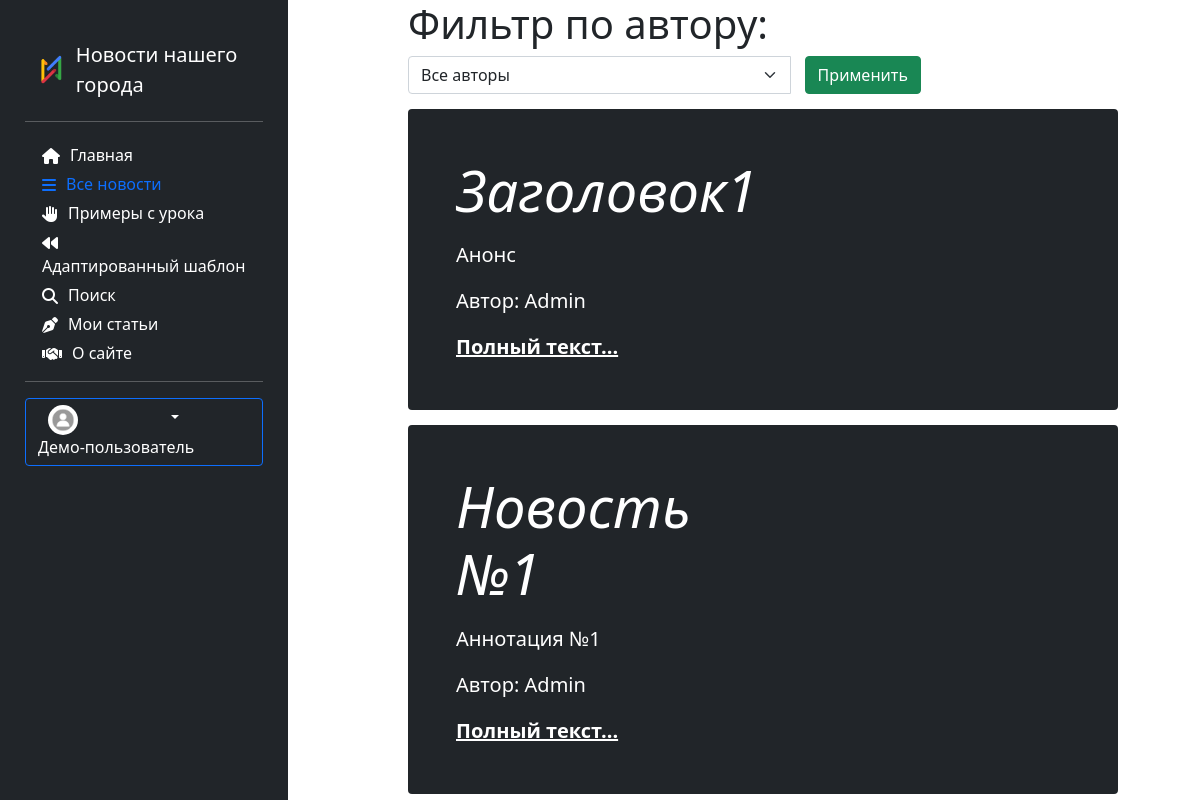
Page /news/show on the earlier database version.
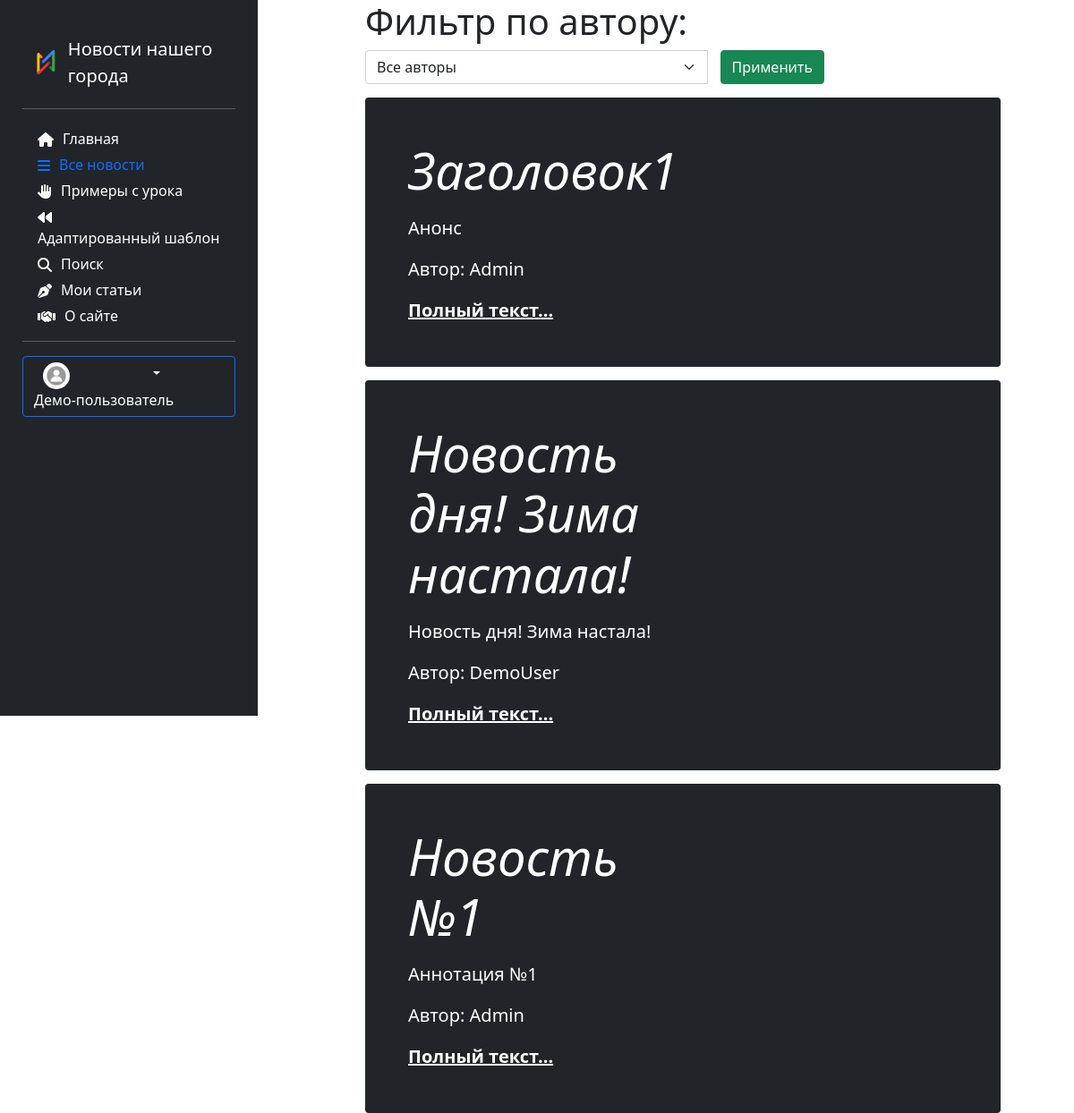
Same page on the later database version.
### news/models.py (models this page shows, shortened)
class Article(models.Model):
    categories = (('E','Economics'),
                  ('S','Science'),
                  ('IT','IT'))
    author = models.ForeignKey(User, on_delete=models.SET_NULL, null=True)
    title = models.CharField('Название',max_length=50,default='')
    anouncement = models.TextField('Аннотация',max_length=250)
    text = models.TextField('Текст новости')
    date = models.DateTimeField('Дата публикации',auto_now=True)
    category = models.CharField(choices=categories, max_length=20,verbose_name='Категории')
    tags = models.ManyToManyField(to=Tag, blank=True)
    objects = models.Manager()
    published = PublishedToday()
    class Meta:
        ordering = ['title','date']
        verbose_name= 'Новость'
        verbose_name_plural='Новости'

### news/views.py (the view)
# urls.py: path('', views.index, name='demo'),
def index(request):
    articles = Article.published.all()
    context={'today_articles': articles}
    author_list = User.objects.all()
    selected = 0
    if request.method=="POST":
        print(request.POST)
        selected = int(request.POST.get('author_filter'))
        if selected == 0:
            articles = Article.objects.all()
        else:
            articles = Article.objects.filter(author=selected)
        print(connection.queries)
    else:
        articles = Article.objects.all()
    context = {'articles': articles, 'author_list':author_list,'selected':selected }
    return render(request,'news/news_list.html',context)

### news/models.py (called while the page is built)
    def get_queryset(self):
        return super(PublishedToday,self).get_queryset().filter(date__gte=datetime.date.today())

### news/templates/news/news_list.html (shortened to what this page needs)
{% extends 'main/base_template.html' %}
{% load static %}
{% load bootstrap5 %}
{% block content %}
        <div class="row">
                <div class="content_center">
                    <h1> Фильтр по автору: </h1>
                    <div class="form-group col-8">
                        <form method="post">
                            <div class="input-group">
                                 <select class="form-select" name="author_filter" style="width:40%">
                                      <option value="0">Все авторы</option>
                                 </select>
                                 <span class="input-group-btn">
                                     <input type="submit" class="btn btn-success" value="Применить" style="margin: 0 15px">
                                 </span>
                            </div>
                        </form>
                    </div>
                </div>
                {% for article in articles %}
                    <div class="single_news">
                        <div class="p-4 p-md-5 text-white rounded bg-dark" >
                                <div class="col-md-6 px-0">
                                  <h1 class="display-4 fst-italic"> {{ article.title }}</h1>
                                  <p class="lead my-3">{{ article.anouncement }}</p>
                                  <p class="lead my-3">Автор: {{ article.author }}</p>
                                  <p class="lead mb-0"><a href="/news/{{ article.pk }}/" class="text-white fw-bold">Полный текст...</a></p>
                                </div>
                        </div>
                    </div>
                {% endfor %}
        </div>
{% endblock %}

Differences in the rows shown:
added Article: title "Новость дня! Зима настала!", anouncement "Новость дня! Зима настала!", author "DemoUser"
